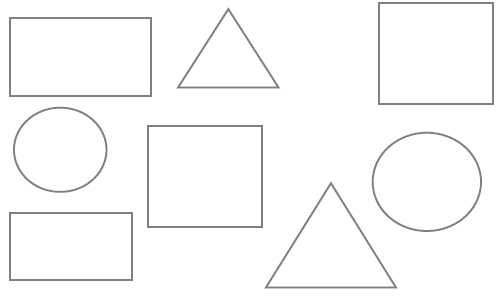
#> input picture images/shapes.jpg, 500 x 299 px
$ python 8_contours_shape_detec.py
#> lines starting #> are read from the running program, lines starting #| are printed output that depends on the picture; after the words box and inside, x2 and y2 are one past the last pixel; in counts of white or black regions, pixels touching at a corner belong together
import cv2
import numpy as np

def stackImages(scale, imgArray):
    rows = len(imgArray)
    cols = len(imgArray[0])
    rowsAvailable = isinstance(imgArray[0], list)
    width = imgArray[0][0].shape[1]
    height = imgArray[0][0].shape[0]
    if rowsAvailable:
        for x in range(0, rows):
            for y in range(0, cols):
                if imgArray[x][y].shape[:2] == imgArray[0][0].shape[:2]:
                    imgArray[x][y] = cv2.resize(imgArray[x][y], (0, 0), None, scale, scale)
                else:
                    imgArray[x][y] = cv2.resize(imgArray[x][y], (imgArray[0][0].shape[1], imgArray[0][0].shape[0]),
                                                None, scale, scale)
                if len(imgArray[x][y].shape) == 2: imgArray[x][y] = cv2.cvtColor(imgArray[x][y], cv2.COLOR_GRAY2BGR)
        imageBlank = np.zeros((height, width, 3), np.uint8)
        hor = [imageBlank] * rows
        hor_con = [imageBlank] * rows
        for x in range(0, rows):
            hor[x] = np.hstack(imgArray[x])
        ver = np.vstack(hor)
    else:
        for x in range(0, rows):
            if imgArray[x].shape[:2] == imgArray[0].shape[:2]:
                imgArray[x] = cv2.resize(imgArray[x], (0, 0), None, scale, scale)
            else:
                imgArray[x] = cv2.resize(imgArray[x], (imgArray[0].shape[1], imgArray[0].shape[0]), None, scale, scale)
            if len(imgArray[x].shape) == 2: imgArray[x] = cv2.cvtColor(imgArray[x], cv2.COLOR_GRAY2BGR)
        hor = np.hstack(imgArray)
        ver = hor
    return ver


def getContours(img):
    contours, hierarchy = cv2.findContours(img, cv2.RETR_EXTERNAL, cv2.CHAIN_APPROX_NONE)
    for cnt in contours:
        area = cv2.contourArea(cnt)
        print(area)
        if area > 150:
            cv2.drawContours(img_contour, cnt, -1, (255, 0, 0), 3)
            perimeter = cv2.arcLength(cnt, True)
            # Getting the box around an object
            approx = cv2.approxPolyDP(cnt, 0.02*perimeter, True)
            obj_corners = len(approx)
            x, y, w, h = cv2.boundingRect(approx)
            cv2.rectangle(img_contour, (x, y), (x + w, y + h), (0, 255, 0), 2)

            # To classify the image
            if obj_corners == 3:
                object_type = "Tri"
            elif obj_corners == 4:
                aspect_ratio = w/float(h)
                if 0.95 < aspect_ratio < 1.05:
                    object_type = "Square"
                else:
                    object_type = "Rectangle"
            elif obj_corners > 6:
                object_type = "Circle"
            else:
                object_type = "Other"

            cv2.putText(img_contour, object_type,
                        (x+(w//2)-10, y+(h//2)-10), cv2.FONT_HERSHEY_PLAIN, 0.8,
                        (0, 0, 0), 2)


# Importing an image
img = cv2.imread("images/shapes.jpg")
#> img is the input picture: shape (299, 500, 3); min 86, max 255, mean 249.7
img_contour = img.copy()

# Find the shapes
img_gray = cv2.cvtColor(img, cv2.COLOR_BGR2GRAY)
img_blur = cv2.GaussianBlur(img_gray, (7, 7), 1)
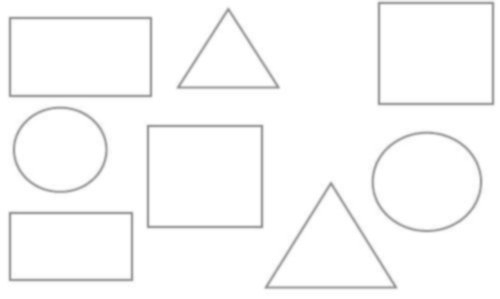
#> img_blur: shape (299, 500); min 150, max 255, mean 249.7

# Find the edges
img_canny = cv2.Canny(img_blur, 50, 50)
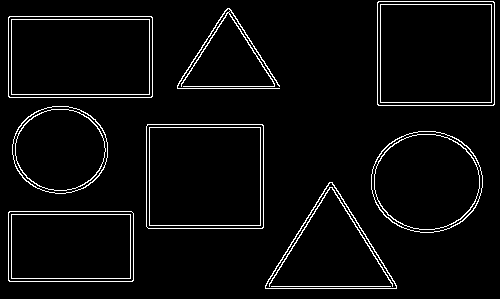
#> img_canny: shape (299, 500); 4.3% white in thin lines or dots
img_blank = np.zeros_like(img)

# Find contours
getContours(img_canny)
#> in getContours, `contours, hierarchy = cv2.findContours(img, cv2.RETR_EXTERNAL, cv2.CHA..`: contours = 8 contours; box (x1, y1, x2, y2) and area: (377, 1, 495, 106) 12166, (146, 124, 264, 229) 12164, (8, 16, 153, 98) 11662, (371, 131, 483, 233) 8870, (8, 211, 134, 282) 8746, (265, 182, 397, 289) 7329, (12, 106, 108, 194) 6554, (177, 8, 280, 89) 190
#> the loop in getContours, `for cnt in contours:` made 8 passes
#> (area, perimeter, approx, obj_corners, x, y, w, h) on passes 1, 4, 6, 8: (8746.5, 387.1, [[8, 212], [9, 281], [133, 280], [131, 211]], 4, 8, 211, 126, 71), (12163.5, 439.1, [[147, 124], [148, 228], [263, 227], [262, 124]], 4, 147, 124, 117, 105), (11662, 447.7, [[8, 17], [9, 97], [152, 96], [151, 16]], 4, 8, 16, 145, 82), (12166, 439.7, [[377, 2], [378, 105], [494, 104], [493, 1]], 4, 377, 1, 118, 105)
#> (area, perimeter, approx, obj_corners, x, y, w, h) on pass 2: (7329, 399, [[265, 285], [396, 288], [332, 182]], 3, 265, 182, 132, 107)
#| 8746.5
#| 7329.0
#| 8869.5
#| 12163.5
#| 6554.5
#| 11662.0
#| 189.5
#| 12166.0
#> after the loop in getContours, `for cnt in contours:`:
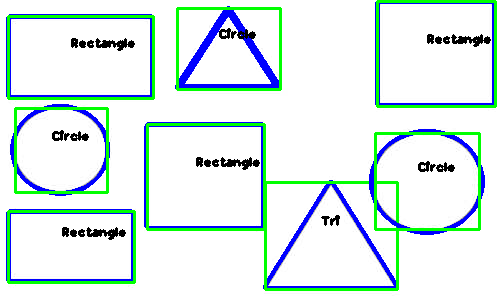
#> img_contour: shape (299, 500, 3); 13.65% of pixels changed, all inside (x1, y1, x2, y2) = (6, 0, 497, 291)

img_stack = stackImages(0.8, ([img, img_gray, img_blur], [img_canny, img_contour, img_blank]))
#> after the loop in stackImages, `for x in range(0, rows):`: hor = 2 items
#> in stackImages, `ver = np.vstack(hor)`:
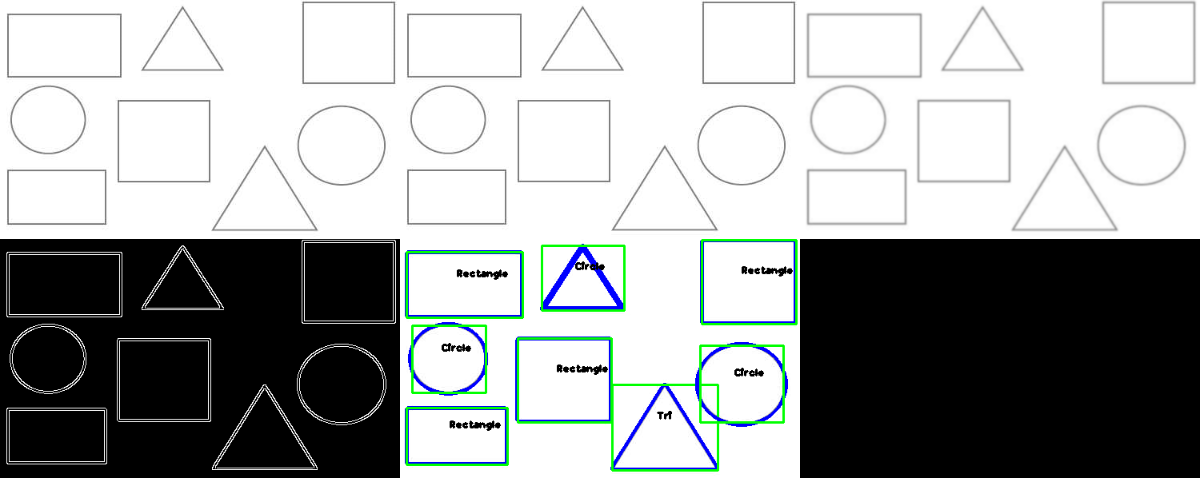
#> ver: shape (478, 1200, 3); mean of channels 0, 1, 2 165.6, 166.1, 163.3; drawn as B, G, R

cv2.imshow("Output", img_stack)
cv2.waitKey(0)
